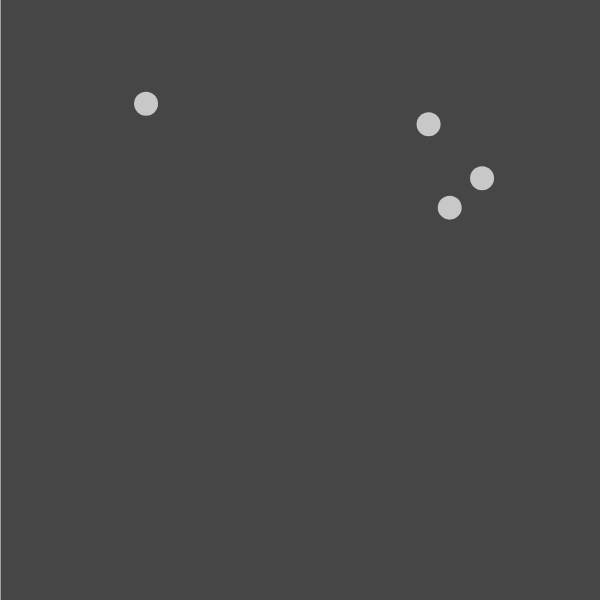
Frame 1 (no input)
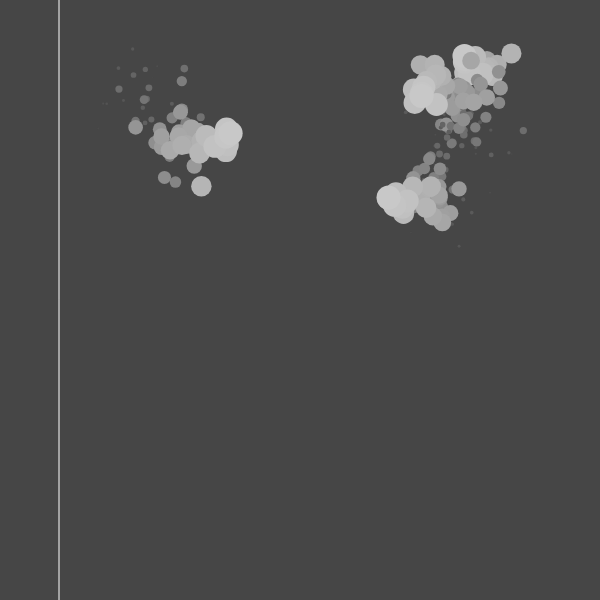
Frame 60 (no input)
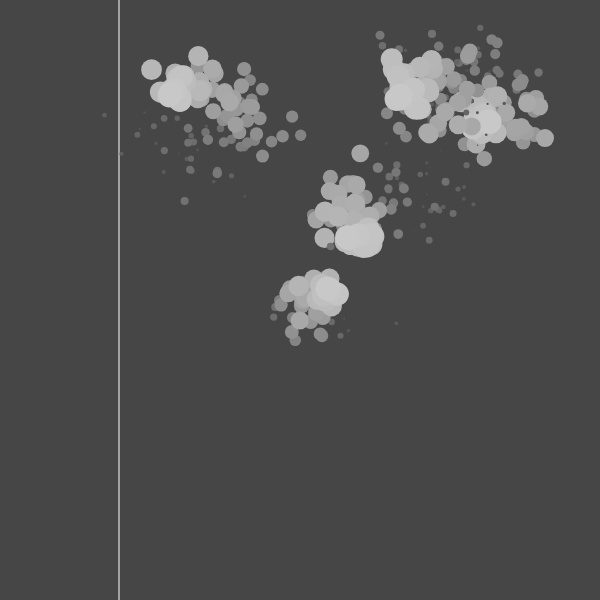
Frame 120 (the mouse pressed at the canvas centre since frame 60)

The p5.js sketch that drew these frames (run headless with seeded random() and noise() and a simulated clock; from frame 60 on, the mouse is pressed at the canvas centre):

// p5.js sketch
// ── sketch.js
let vibrations = [];
let anim = 0;

function setup() {
  createCanvas(600, 600);

  for (let i = 0; i < 4; i++) {
    vibrations.push(new Particle(random(width), random(height)));
  }

}

function draw() {
  background(70);

  push();
  stroke(255);
  line(anim, 0, anim, height);
  anim++;
  if (anim > width) {
    anim = 0;
  }
  pop();

  for (let i = 0; i < vibrations.length; i++) {
    vibrations[i].show();
    vibrations[i].update();
  }
}

function mousePressed() {
  vibrations.push(new Particle(mouseX, mouseY));
}

class Particle {

  constructor(x, y) {
    this.x = x;
    this.y = y;
    this.history = [];
  }

  update() {
    this.x = this.x + random(-10, 10);
    this.y = this.y + random(-10, 10);

    let v = createVector(this.x, this.y);

    this.history.push(v);
    //console.log(this.history.length);

    if (this.history.length > 100) {
      this.history.splice(0, 1);
    }

    if (this.x > width || this.x < 0 || this.y > height || this.y < 0) {
      this.x = width / 2;
      this.y = height / 2;
    }

    for (let i = 0; i < this.history.length; i++) {
      this.history[i].x += random(-5, 5);
      this.history[i].y += random(-5, 5);
    }
  }

  show() {
    // beginShape();
    for (let i = 0; i < this.history.length; i++) {
      let pos = this.history[i];
      let col = map(i, 0, this.history.length, 75, 200)
      fill(col);
      let d = map(i, 0, this.history.length, 1, 24);
      ellipse(pos.x, pos.y, d, d);
      // noFill();
      // vertex(pos.x, pos.y);
      // endShape();
    }

    noStroke();
    fill(200);
    ellipse(this.x, this.y, 24, 24);
  }
}

/*
Coding Train
Daniel Shiffman
https://www.youtube.com/thecodingtrain//
https://www.patreon.com/codingtrain

Framework
p5js - A beautiful Javascript library
https://p5js.org/

tutorial
9.7: Drawing Object Trails - p5.js Tutorial
https://youtu.be/vqE8DMfOajk
*/
